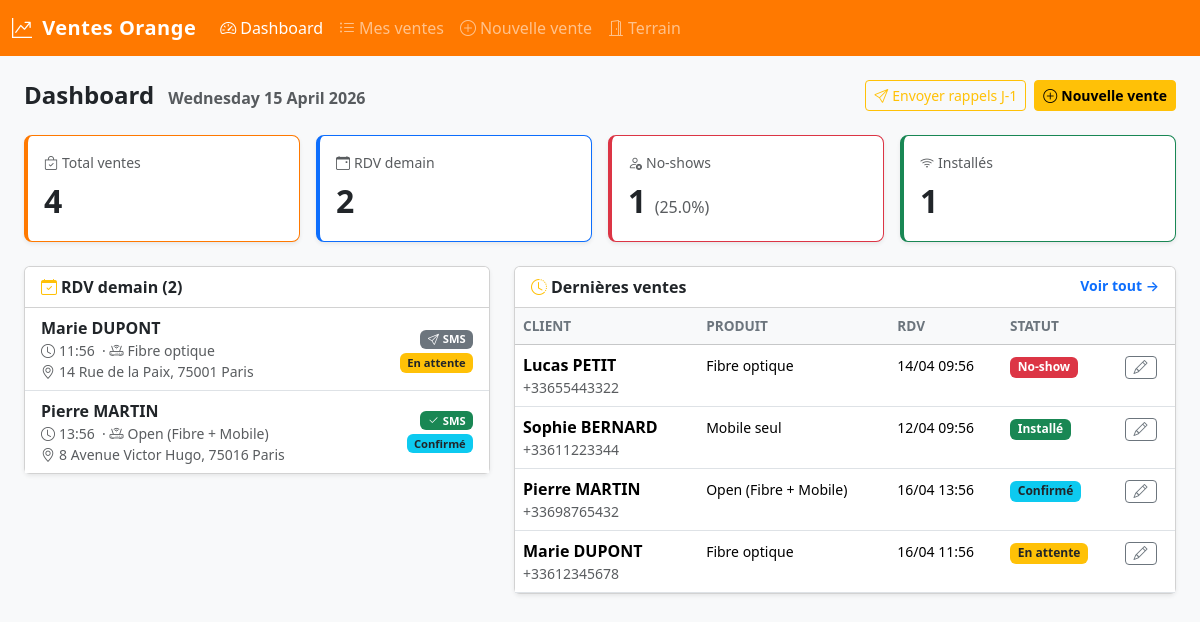
The page / on the database its author committed.
### app.py (models this page shows)
class Vente(db.Model):
    __tablename__ = "ventes"
    id = db.Column(db.Integer, primary_key=True)
    prenom = db.Column(db.String(100), nullable=False)
    nom = db.Column(db.String(100), nullable=False)
    telephone = db.Column(db.String(20), nullable=False)
    adresse = db.Column(db.String(200), nullable=False)
    produit = db.Column(db.String(100), nullable=False)
    date_rdv = db.Column(db.DateTime, nullable=False)
    date_signature = db.Column(db.Date, nullable=False, default=date.today)
    statut = db.Column(db.String(50), nullable=False, default="en_attente")
    reference = db.Column(db.String(100), nullable=True)
    sms_envoye = db.Column(db.Boolean, default=False)
    notes = db.Column(db.Text, nullable=True)
    created_at = db.Column(db.DateTime, default=datetime.utcnow)
    @property
    def statut_label(self):
        return STATUTS.get(self.statut, self.statut)
    @property
    def badge_class(self):
        return {
            "en_attente": "bg-warning text-dark",
            "confirme": "bg-info text-dark",
            "installe": "bg-success",
            "no_show": "bg-danger",
            "annule": "bg-secondary",
        }.get(self.statut, "bg-secondary")

### app.py (the view)
@app.route("/")
def dashboard():
    aujourd_hui = date.today()
    demain = aujourd_hui + timedelta(days=1)
    total = Vente.query.count()
    rdv_demain = Vente.query.filter(
        db.func.date(Vente.date_rdv) == demain,
        Vente.statut.in_(["en_attente", "confirme"]),
    ).count()
    no_shows = Vente.query.filter_by(statut="no_show").count()
    installes = Vente.query.filter_by(statut="installe").count()
    en_attente = Vente.query.filter_by(statut="en_attente").count()
    taux_no_show = round((no_shows / total * 100) if total else 0, 1)
    ventes_recentes = (
        Vente.query.order_by(Vente.created_at.desc()).limit(8).all()
    )
    rdv_demain_liste = Vente.query.filter(
        db.func.date(Vente.date_rdv) == demain,
        Vente.statut.in_(["en_attente", "confirme"]),
    ).order_by(Vente.date_rdv).all()
    return render_template(
        "dashboard.html",
        total=total,
        rdv_demain=rdv_demain,
        no_shows=no_shows,
        installes=installes,
        en_attente=en_attente,
        taux_no_show=taux_no_show,
        ventes_recentes=ventes_recentes,
        rdv_demain_liste=rdv_demain_liste,
        aujourd_hui=aujourd_hui,
    )

### templates/dashboard.html (shortened to what this page needs)
{% extends "base.html" %}
{% block content %}
<div class="d-flex justify-content-between align-items-center mb-4">
  <h4 class="mb-0 fw-bold">Dashboard
    <small class="text-muted fs-6 ms-2">{{ aujourd_hui.strftime('%A %d %B %Y') }}</small>
  </h4>
  <div class="d-flex gap-2">
    <form action="{{ url_for('lancer_rappels') }}" method="POST">
      <button class="btn btn-sm btn-outline-warning">
        <i class="bi bi-send me-1"></i>Envoyer rappels J-1
      </button>
    </form>
    <a href="{{ url_for('ajouter_vente') }}" class="btn btn-sm btn-warning fw-semibold">
      <i class="bi bi-plus-circle me-1"></i>Nouvelle vente
    </a>
  </div>
</div>
<div class="row g-3 mb-4">
  <div class="col-6 col-md-3">
    <div class="card stat-card orange shadow-sm h-100">
      <div class="card-body">
        <div class="text-muted small mb-1"><i class="bi bi-bag-check me-1"></i>Total ventes</div>
        <div class="fs-2 fw-bold">{{ total }}</div>
      </div>
    </div>
  </div>
  <div class="col-6 col-md-3">
    <div class="card stat-card blue shadow-sm h-100">
      <div class="card-body">
        <div class="text-muted small mb-1"><i class="bi bi-calendar-event me-1"></i>RDV demain</div>
        <div class="fs-2 fw-bold">{{ rdv_demain }}</div>
      </div>
    </div>
  </div>
  <div class="col-6 col-md-3">
    <div class="card stat-card red shadow-sm h-100">
      <div class="card-body">
        <div class="text-muted small mb-1"><i class="bi bi-person-x me-1"></i>No-shows</div>
        <div class="fs-2 fw-bold">{{ no_shows }}
          <span class="fs-6 fw-normal text-muted">({{ taux_no_show }}%)</span>
        </div>
      </div>
    </div>
  </div>
  <div class="col-6 col-md-3">
    <div class="card stat-card green shadow-sm h-100">
      <div class="card-body">
        <div class="text-muted small mb-1"><i class="bi bi-wifi me-1"></i>Installés</div>
        <div class="fs-2 fw-bold">{{ installes }}</div>
      </div>
    </div>
  </div>
</div>
<div class="row g-4">
  <div class="col-md-5">
    <div class="card shadow-sm">
      <div class="card-header bg-white fw-semibold">
        <i class="bi bi-calendar-check me-1 text-warning"></i>RDV demain ({{ rdv_demain_liste|length }})
      </div>
      <div class="card-body p-0">
        {% if rdv_demain_liste %}
          <ul class="list-group list-group-flush">
            {% for v in rdv_demain_liste %}
            <li class="list-group-item d-flex justify-content-between align-items-center">
              <div>
                <strong>{{ v.prenom }} {{ v.nom }}</strong>
                <div class="text-muted small">
                  <i class="bi bi-clock me-1"></i>{{ v.date_rdv.strftime('%H:%M') }}
                  &nbsp;·&nbsp;<i class="bi bi-router me-1"></i>{{ v.produit }}
                </div>
                <div class="text-muted small"><i class="bi bi-geo-alt me-1"></i>{{ v.adresse }}</div>
              </div>
              <div class="d-flex flex-column align-items-end gap-1">
                {% if v.sms_envoye %}
                  <span class="badge bg-success badge-sms"><i class="bi bi-check2 me-1"></i>SMS</span>
                {% else %}
                  <form action="{{ url_for('envoyer_sms_manuel', vente_id=v.id) }}" method="POST">
                    <button class="badge bg-secondary badge-sms border-0" style="cursor:pointer;">
                      <i class="bi bi-send me-1"></i>SMS
                    </button>
                  </form>
                {% endif %}
                <span class="badge {{ v.badge_class }} badge-sms">{{ v.statut_label }}</span>
              </div>
            </li>
            {% endfor %}
          </ul>
        {% else %}
          <p class="text-muted text-center py-3 mb-0">Aucun RDV demain.</p>
        {% endif %}
      </div>
    </div>
  </div>
  <div class="col-md-7">
    <div class="card shadow-sm">
      <div class="card-header bg-white fw-semibold d-flex justify-content-between">
        <span><i class="bi bi-clock-history me-1 text-warning"></i>Dernières ventes</span>
        <a href="{{ url_for('liste_ventes') }}" class="small text-decoration-none">Voir tout →</a>
      </div>
      <div class="card-body p-0">
        {% if ventes_recentes %}
        <div class="table-responsive">
          <table class="table table-hover mb-0">
            <thead class="table-light">
              <tr>
                <th>Client</th>
                <th>Produit</th>
                <th>RDV</th>
                <th>Statut</th>
                <th></th>
              </tr>
            </thead>
            <tbody>
              {% for v in ventes_recentes %}
              <tr>
                <td>
                  <strong>{{ v.prenom }} {{ v.nom }}</strong>
                  <div class="text-muted small">{{ v.telephone }}</div>
                </td>
                <td><small>{{ v.produit }}</small></td>
                <td><small>{{ v.date_rdv.strftime('%d/%m %H:%M') }}</small></td>
                <td><span class="badge {{ v.badge_class }}">{{ v.statut_label }}</span></td>
                <td>
                  <a href="{{ url_for('modifier_vente', vente_id=v.id) }}"
                     class="btn btn-sm btn-outline-secondary py-0">
                    <i class="bi bi-pencil"></i>
                  </a>
                </td>
              </tr>
              {% endfor %}
            </tbody>
          </table>
        </div>
        {% else %}
          <p class="text-muted text-center py-3 mb-0">Aucune vente enregistrée.</p>
        {% endif %}
      </div>
    </div>
  </div>
</div>
{% endblock %}

### templates/base.html (style rules this page uses)
body { background-color: #f8f9fa; }
.stat-card { border-left: 4px solid; border-radius: 8px; }
.stat-card.orange { border-color: #ff7900; }
.stat-card.blue { border-color: #0d6efd; }
.stat-card.red { border-color: #dc3545; }
.stat-card.green { border-color: #198754; }
.table th { font-size: .85rem; text-transform: uppercase; color: #6c757d; }
.badge-sms { font-size: .7rem; }

### rows shown on the page
Vente: prenom "Marie", nom "DUPONT", date_rdv "11:56", produit "Fibre optique", adresse "14 Rue de la Paix, 75001 Paris", statut_label "En attente", telephone "+33612345678", date_rdv "16/04 11:56"
Vente: prenom "Pierre", nom "MARTIN", date_rdv "13:56", produit "Open (Fibre + Mobile)", adresse "8 Avenue Victor Hugo, 75016 Paris", sms_envoye True (drawn), statut_label "Confirmé", telephone "+33698765432", date_rdv "16/04 13:56"
Vente: prenom "Lucas", nom "PETIT", telephone "+33655443322", produit "Fibre optique", date_rdv "14/04 09:56", statut_label "No-show"
Vente: prenom "Sophie", nom "BERNARD", telephone "+33611223344", produit "Mobile seul", date_rdv "12/04 09:56", statut_label "Installé"

### other values the page prints
{{ total }} "4"
{{ rdv_demain }} "2"
{{ no_shows }} "1"
{{ taux_no_show }} "25.0"
{{ installes }} "1"
{{ rdv_demain_liste|length }} "2"
